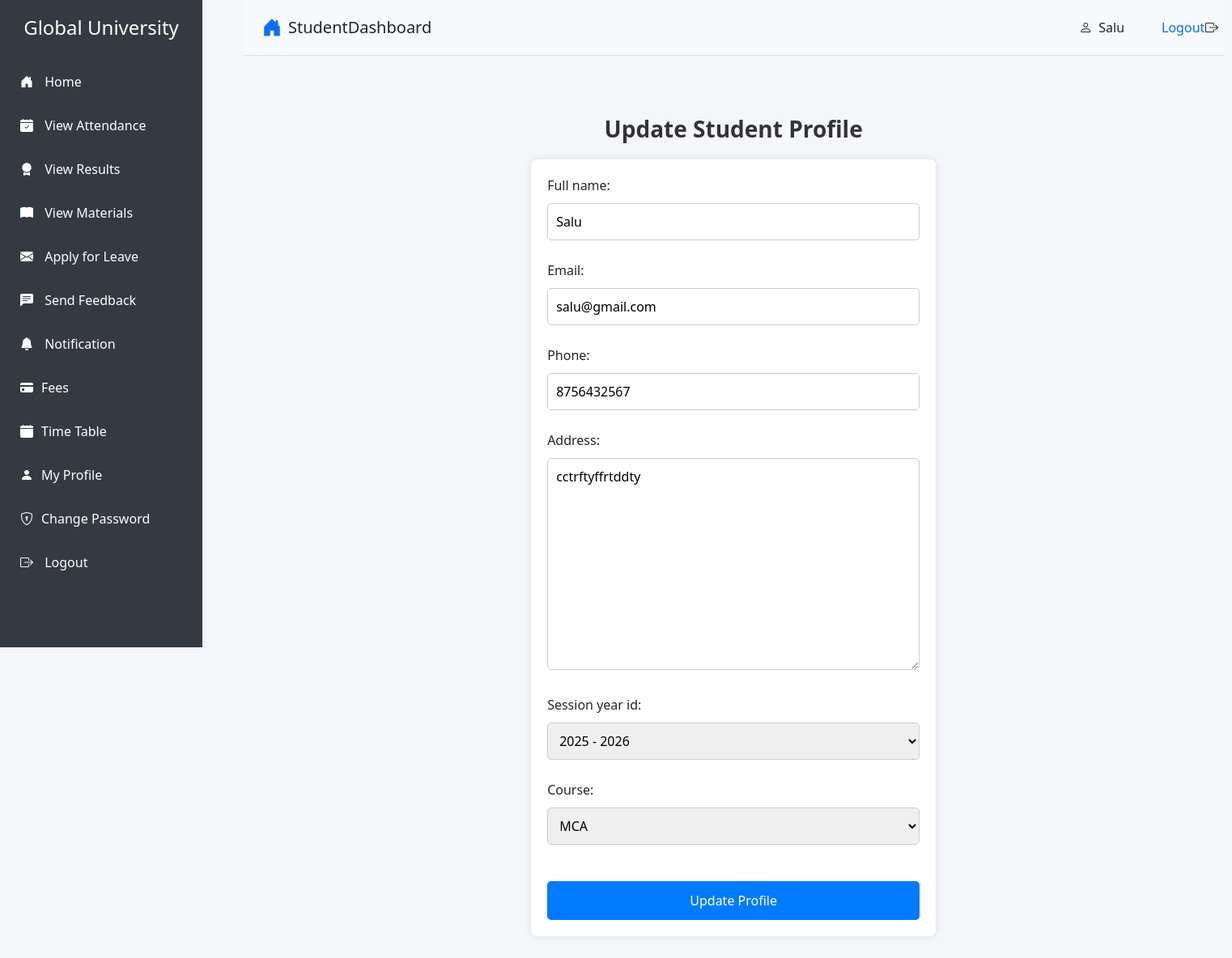
The page /student/student/profile/ (signed in) on the database as committed earlier.
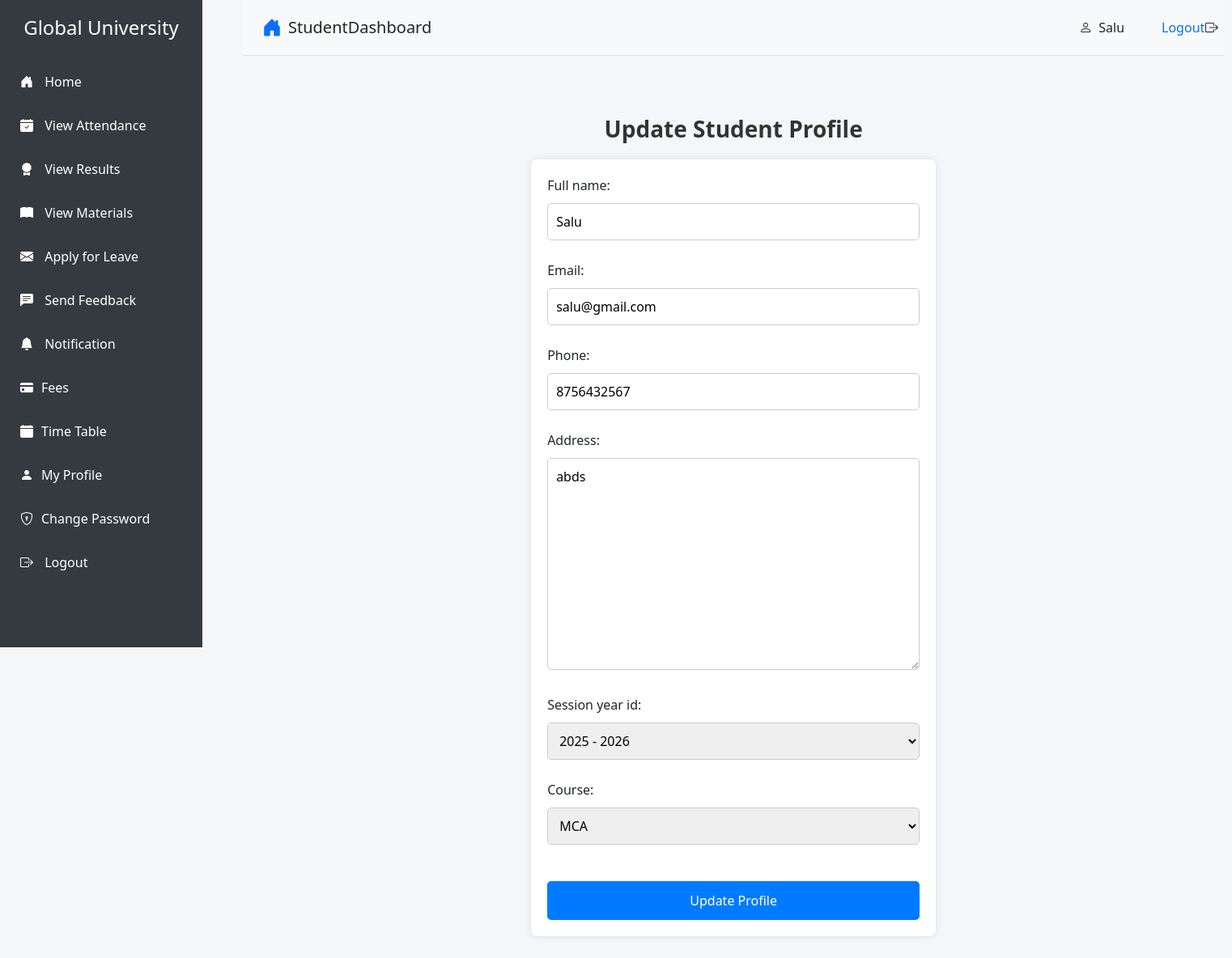
The same page on the database as committed later.
### student/models.py (models this page shows, shortened)
class Student(models.Model):
    user = models.OneToOneField(User, on_delete=models.CASCADE)
    full_name = models.CharField(max_length=100)
    email = models.EmailField(unique=True)
    phone = models.CharField(max_length=15)
    address = models.TextField()
    session_year_id = models.ForeignKey(SessionYearModel, on_delete=models.CASCADE)
    course = models.ForeignKey(Course, on_delete=models.SET_NULL, null=True, blank=True)

### student/views.py (the view)
# urls.py: path('student/profile/', views.student_profile, name='student_profile'),
@login_required
def student_profile(request):
    student = Student.objects.get(user=request.user)
    if request.method == 'POST':
        form = StudentProfileForm(request.POST, instance=student)
        if form.is_valid():
            form.save()
            return redirect('student:dashboard')  # Redirect to the profile page after saving
    else:
        form = StudentProfileForm(instance=student)
    return render(request, 'student/student_profile.html', {'form': form})

### student/forms.py
class StudentProfileForm(forms.ModelForm):
    class Meta:
        model = Student
        fields = ['full_name', 'email', 'phone', 'address', 'session_year_id', 'course']  # Add other fields you want to allow for update

### student/models.py (called while the page is built)
    def __str__(self):
        return f"{self.session_start_year.year} - {self.session_end_year.year}"

    def __str__(self):
        return self.name

### templates/student/student_profile.html (shortened to what this page needs)
{% extends 'student/base.html' %}
{% block content %}
  <h2 class="profile-title">Update Student Profile</h2>
  <div class="profile-form-container">
    <form method="POST" class="profile-form">
      {{ form.as_p }}
      <button type="submit" class="update-btn">Update Profile</button>
    </form>
  </div>
{% endblock %}

Rows that differ between the two databases and show on the page:
changed Student "Salu": address "cctrftyffrtddty" → "abds"
